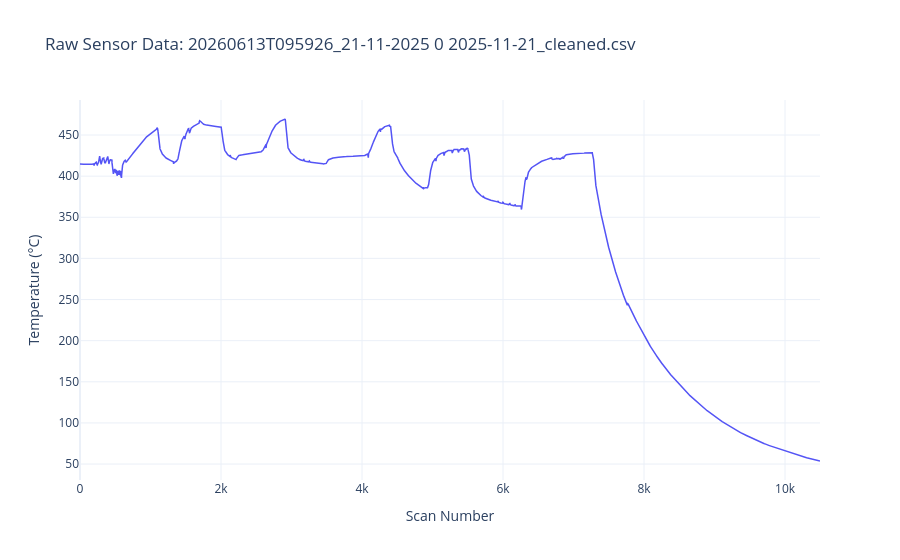
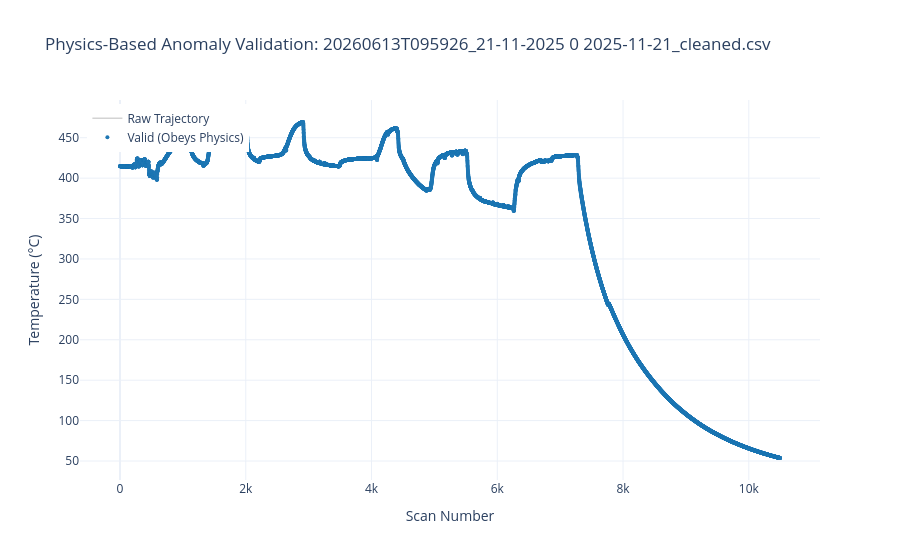

Notebook code for these charts, in order:
### Code cell
import os
import pandas as pd
import numpy as np
import plotly.graph_objects as go
from typing import Optional, Tuple, List

# ====================================================================
# 1. ROBUST DATA LOADER
# ====================================================================
def load_and_parse_csv(file_path: str) -> Tuple[pd.DataFrame, str, str]:
    """
    Dynamically locates the table header, loads the CSV,
    and isolates the scan and sensor columns.
    """
    header_row_index = 0
    with open(file_path, 'r', encoding='utf-8', errors='ignore') as f:
        for idx, line in enumerate(f):
            if any(k in line.lower() for k in ['scan num', '101 (', 'scan swee', 'timestamp', 'start time']):
                header_row_index = idx
                break
                
    df = pd.read_csv(file_path, skiprows=header_row_index)
    df.columns = df.columns.str.strip()
    df = df.dropna(how='all', axis=1).dropna(how='all', axis=0)
    
    # 1. Identify the Scan Number column for a guaranteed clean X-axis
    scan_cols = [col for col in df.columns if 'scan num' in col.lower()]
    scan_col = scan_cols[0] if scan_cols else df.columns[0]
    
    # Force the scan column to numeric, filling bad rows with a sequential index
    df[scan_col] = pd.to_numeric(df[scan_col], errors='coerce')
    if df[scan_col].isna().any():
        df[scan_col] = df[scan_col].fillna(pd.Series(np.arange(len(df))))
    
    # 2. Identify the sensor column
    sensor_cols = [col for col in df.columns if any(k in col.lower() for k in ['°c', '101', 'ch_00', 'temp', '(c)'])]
    
    # Fallback
    if not sensor_cols:
        exclude = [scan_col] + [col for col in df.columns if 'time' in col.lower() or 'unnamed' in col.lower()]
        possible_sensors = [col for col in df.columns if col not in exclude]
        if possible_sensors:
            sensor_cols = [possible_sensors[0]]
        else:
            sensor_cols = [df.columns[-1]] # Absolute last resort
            
    sensor_col = sensor_cols[0]
    df[sensor_col] = pd.to_numeric(df[sensor_col], errors='coerce')
        
    return df, sensor_col, scan_col

# ====================================================================
# 2. STATE-AWARE PHYSICS ENGINE
# ====================================================================
def apply_physics_model(df: pd.DataFrame, sensor_col: str, dt_seconds: float = 1.0) -> pd.DataFrame:
    """
    Evaluates each sample against thermodynamic amplitude and rate limits[cite: 40].
    Strictly annotates data without filtering[cite: 29]. Vetoed samples do not update baseline state[cite: 42].
    """
    # Physics Configuration
    TAU = 15.0               # Thermal time constant for sheathed probe[cite: 34]
    TAU_MARGIN = 1.2         # Margin for tau uncertainty
    T_DRIVE_MAX = 2200.0     # Adiabatic flame temperature[cite: 40]
    T_SINK = 20.0            # Coldest available sink[cite: 40]
    
    processed_df = df.copy()
    processed_df['Quality_Flag'] = 'VALID'
    processed_df['dT_dt'] = np.nan
    
    # State tracking variables
    last_valid_T: Optional[float] = None
    
    for idx, row in processed_df.iterrows():
        T_raw = row[sensor_col]
        
        if pd.isna(T_raw):
            continue
            
        is_vetoed = False
        flags: List[str] = []
        
        # 1. Absolute Thermodynamic Amplitude Bounds[cite: 40]
        if T_raw > T_DRIVE_MAX or T_raw < -50.0:
            is_vetoed = True
            flags.append("Amplitude Out of Bounds")
            
        # 2. First-Order Lag Rate Limits[cite: 40]
        if not is_vetoed and last_valid_T is not None:
            dT_dt = (T_raw - last_valid_T) / dt_seconds
            processed_df.at[idx, 'dT_dt'] = dT_dt
            
            # Calculate absolute physics speed limits for this specific temperature
            max_slope = ((T_DRIVE_MAX - last_valid_T) / TAU) * TAU_MARGIN
            min_slope = (-(last_valid_T - T_SINK) / TAU) * TAU_MARGIN
            
            if dT_dt > max_slope or dT_dt < min_slope:
                is_vetoed = True
                flags.append(f"Rate Violation ({dT_dt:.1f} K/s)")

        # 3. State Update & Annotation[cite: 29, 42]
        if is_vetoed:
            processed_df.at[idx, 'Quality_Flag'] = "IMPLAUSIBLE: " + " | ".join(flags)
        else:
            last_valid_T = T_raw
            
    return processed_df

# ====================================================================
# 3. VISUALIZATION ENGINE
# ====================================================================
def plot_raw_data(df: pd.DataFrame, sensor_col: str, time_col: str, file_name: str):
    """Generates a simple line plot of the raw data before validation."""
    fig = go.Figure()
    fig.add_trace(go.Scatter(
        x=df[time_col], 
        y=df[sensor_col], 
        mode='lines', 
        name='Raw Temperature', 
        line=dict(color='#5454F5', width=1.5)
    ))
    
    fig.update_layout(
        title=f"Raw Sensor Data: {file_name}",
        xaxis_title="Scan Number",
        yaxis_title="Temperature (°C)",
        template='plotly_white',
        hovermode="x unified"
    )
    fig.show()

def plot_physics_results(df: pd.DataFrame, sensor_col: str, time_col: str, file_name: str):
    """Generates an interactive Plotly overlay of valid vs implausible data."""
    anomalies = df[df['Quality_Flag'] != 'VALID']
    valid_data = df[df['Quality_Flag'] == 'VALID']
    
    fig = go.Figure()
    
    # 1. Base Signal Line
    fig.add_trace(go.Scatter(
        x=df[time_col], 
        y=df[sensor_col], 
        mode='lines', 
        name='Raw Trajectory', 
        line=dict(color='lightgrey', width=1.5),
        hoverinfo='skip'
    ))
    
    # 2. Valid Physical Data
    fig.add_trace(go.Scatter(
        x=valid_data[time_col], 
        y=valid_data[sensor_col], 
        mode='markers', 
        name='Valid (Obeys Physics)', 
        marker=dict(color='#1f77b4', size=4)
    ))
    
    # 3. Implausible Anomalies (Vetoed)
    if not anomalies.empty:
        fig.add_trace(go.Scatter(
            x=anomalies[time_col], 
            y=anomalies[sensor_col], 
            mode='markers', 
            name='IMPLAUSIBLE (Physics Violation)', 
            marker=dict(color='red', size=8, symbol='x', line=dict(width=1.5, color='darkred')),
            text=anomalies['Quality_Flag'],
            hovertemplate="Scan: %{x}<br>Temp: %{y}°C<br>Flag: %{text}<extra></extra>"
        ))
        
    fig.update_layout(
        title=f"Physics-Based Anomaly Validation: {file_name}",
        xaxis_title="Scan Number",
        yaxis_title="Temperature (°C)",
        template='plotly_white',
        hovermode="x unified",
        legend=dict(yanchor="top", y=0.99, xanchor="left", x=0.01)
    )
    
    fig.show()

# ====================================================================
# 4. EXECUTION
# ====================================================================
file_path = r"C:\Users\hari7\Documents\Anamoly Detection\Anomaly-Dashboard\data\cataluminiscence\20260613T095926_21-11-2025 0 2025-11-21_cleaned.csv"
if os.path.exists(file_path):
    print(f"Loading {os.path.basename(file_path)}...")
    
    # 1. Extract
    df_raw, target_sensor, scan_col = load_and_parse_csv(file_path)
    print(f"Successfully loaded. Processing {len(df_raw)} samples on channel '{target_sensor}'.")
    
    # 2. Visualize Raw Data
    plot_raw_data(df_raw, target_sensor, scan_col, os.path.basename(file_path))
    
    # 3. Process Physics Validation (Assuming roughly 1 second per scan for dT/dt)
    df_validated = apply_physics_model(df_raw, target_sensor, dt_seconds=1.0)
    
    anomalies_count = (df_validated['Quality_Flag'] != 'VALID').sum()
    print(f"Physics Engine complete. Flagged {anomalies_count} implausible anomalies.")
    
    # 4. Visualize Validated Data
    plot_physics_results(df_validated, target_sensor, scan_col, os.path.basename(file_path))
else:
    print(f"File not found: {file_path}")

### Figure 1 — Plotly figure (JSON) as saved in the notebook; plotly's stock layout.template omitted (floating-point values rounded to 4 significant figures; data arrays with more than 128 entries replaced by an {"elided": "..."} marker saying what was removed)
{"data": [{"line": {"color": "#5454F5", "width": 1.5}, "mode": "lines", "name": "Raw Temperature", "type": "scatter", "x": {"elided": "10497 float values"}, "y": {"elided": "10497 float values"}}], "layout": {"hovermode": "x unified", "title": {"text": "Raw Sensor Data: 20260613T095926_21-11-2025 0 2025-11-21_cleaned.csv"}, "xaxis": {"title": {"text": "Scan Number"}}, "yaxis": {"title": {"text": "Temperature (°C)"}}}}

### Figure 2 — Plotly figure (JSON) as saved in the notebook; plotly's stock layout.template omitted (floating-point values rounded to 4 significant figures; data arrays with more than 128 entries replaced by an {"elided": "..."} marker saying what was removed)
{"data": [{"hoverinfo": "skip", "line": {"color": "lightgrey", "width": 1.5}, "mode": "lines", "name": "Raw Trajectory", "type": "scatter", "x": {"elided": "10497 float values"}, "y": {"elided": "10497 float values"}}, {"marker": {"color": "#1f77b4", "size": 4}, "mode": "markers", "name": "Valid (Obeys Physics)", "type": "scatter", "x": {"elided": "10497 float values"}, "y": {"elided": "10497 float values"}}], "layout": {"hovermode": "x unified", "legend": {"x": 0.01, "xanchor": "left", "y": 0.99, "yanchor": "top"}, "title": {"text": "Physics-Based Anomaly Validation: 20260613T095926_21-11-2025 0 2025-11-21_cleaned.csv"}, "xaxis": {"title": {"text": "Scan Number"}}, "yaxis": {"title": {"text": "Temperature (°C)"}}}}
